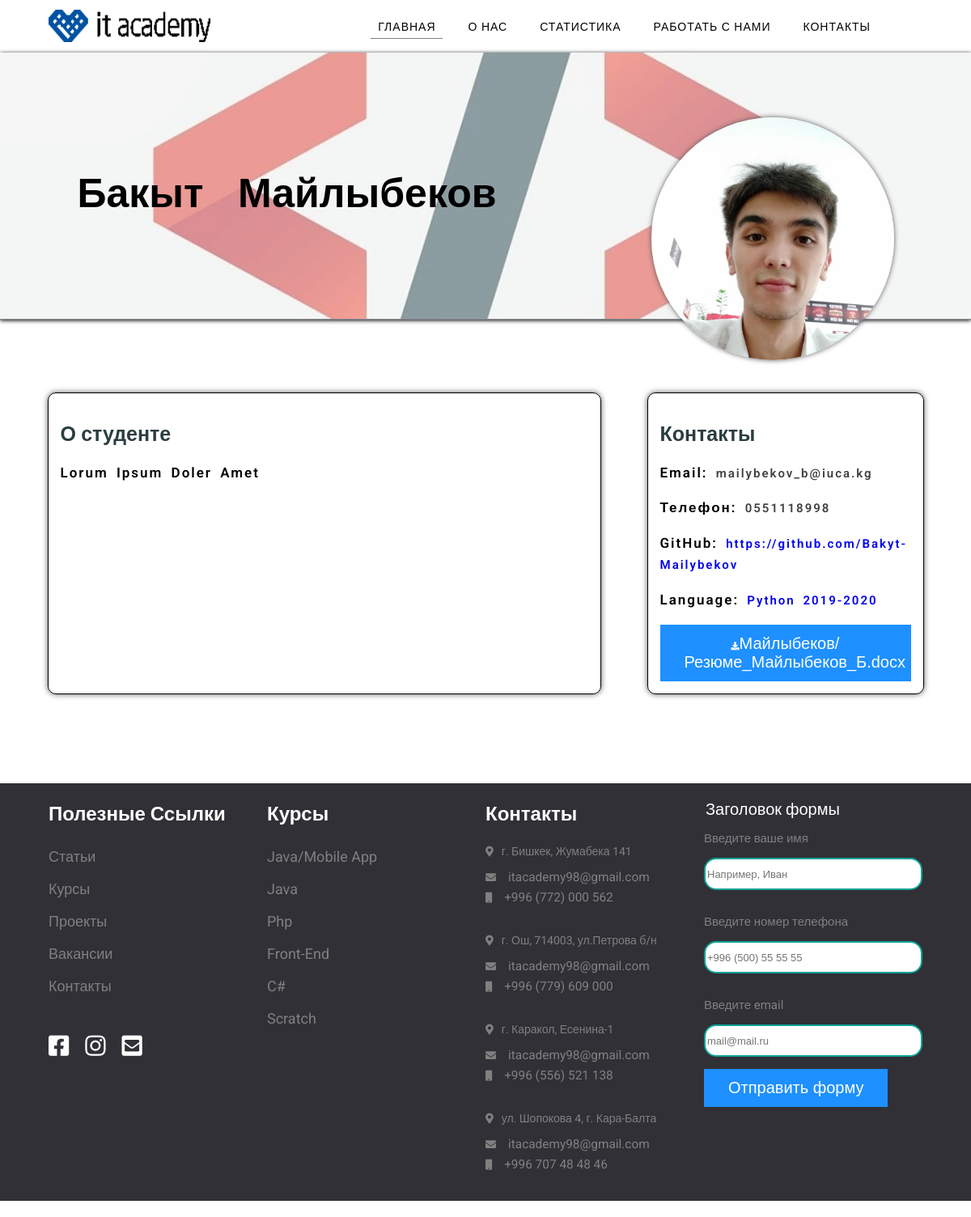
/alumni/1/, run on the app's committed database.
### kssdasite/models.py (models this page shows, shortened)
class Alumni(models.Model):
    class Meta:
        verbose_name_plural = 'Alumni'
    first_name = models.CharField(max_length=50)
    last_name = models.CharField(max_length=50)
    description = models.TextField(blank=True, null=True)
    email = models.EmailField(max_length=50, blank=True, null=True)
    github_link = models.URLField(blank=True, null=True)
    phone_number = models.CharField(max_length=32, blank=True, null=True)
    picture = models.ImageField(upload_to=upload_location, max_length=255, blank=True, null=True)
    cv = models.FileField(upload_to=upload_location)
    language = models.ForeignKey(Language, on_delete=models.CASCADE)

class Language(models.Model):
    name = models.CharField(max_length=50)
    year = models.ForeignKey(Year, on_delete=models.CASCADE)
    def __str__(self):
        return '%s %s' % (self.name, self.year)

class Year(models.Model):
    year = models.CharField(max_length=50)
    def __str__(self):
        return self.year

### kssdasite/views.py (the view)
# urls.py: path('alumni/<int:pk>/', AlumniDetailView.as_view(), name='alumni'),
class AlumniDetailView(DetailView):
    model = Alumni
    template_name = 'kssdasite/alumni_detail_view.html'
    context_object_name = 'alumni'

### kssdasite/templates/kssdasite/alumni_detail_view.html (shortened to what this page needs)
{% load static %}
<!DOCTYPE html>
<html lang="ru">
<head>
	<link rel="stylesheet" type="text/css" href="{% static 'kssdasite/Front2/css/all-styles.css'%}">
	<link rel="stylesheet" type="text/css" href="{% static 'kssdasite/Front2/css/header-style.css'%}">
	<link rel="stylesheet" type="text/css" href="{% static 'kssdasite/Front2/css/body-style-profile.css'%}">
	<link rel="stylesheet" type="text/css" href="{% static 'kssdasite/Front2/css/footer-style.css'%}">
	<link rel="stylesheet" type="text/css" href="{% static 'kssdasite/Front2/css/font-awesome/css/all.min.css'%}">
</head>
<body>
	<div class="wrapper">
			<div class="top-menu">
				<div class="header">
					<a href=""><img class="logo" src="{% static 'kssdasite/Front2/img/logo2.png'%}" alt="IT-academy"></a>
					<div class="menu-header">
						<div class="h-menu">
							<ul class="navbar-h">
								<li class="first-home active"><a href="{% url 'index_url' %}">ГЛАВНАЯ</a></li>
								<li class="second-about-us"><a href="{% url 'index_url' %}#about-us">О НАС</a></li>
								<li class="third-st"><a href="{% url 'index_url' %}#statistics">СТАТИСТИКА</a></li>
								<li class="fifth-work"><a href="#work-with-us">РАБОТАТЬ С НАМИ </a>
							</li>
								<li class="sixth-contacts"><a href="{% url 'index_url' %}#contacts">КОНТАКТЫ</a></li>
							</ul>
						</div>
					</div>
				</div>
			</div>
		</div>
	<div class="wrapper">
		<div class="banner">
			<div class="banner-whiteness"></div>
			<div class="stud-discription">
				<h2 id="first_name">{{ alumni.first_name }}</h2>
				<h2 id="last_name">{{ alumni.last_name }}</h2>
			</div>
			<div class="stud_ava">
				<img id="picture" src="{{ alumni.picture.url }}" alt="">
			</div>
		</div>
		<div class="discriptions">
			<div class="aboutStud">
				<h2>О студенте</h2>
				<p class="discription">{{ alumni.description }}</p>
			</div>
			<div class="stud-contacts">
				<h2>Контакты</h2>
				<p>Email: <span id="email">{{ alumni.email }}</span></p>
				<p>Телефон: <span id="phone_number">{{ alumni.phone_number }}</span></p>
				<p>GitHub: <a href="#" id="github_link">{{ alumni.github_link }}</a></p>
				<p>Language: <a href="#" id="github_link">{{ alumni.language }}</a></p>
				<button class="btn" style="width:100%"><i class="fa fa-download"></i>{{ alumni.cv }}</button>
			</div>
		</div>
	</div>
	<div class="sixth-bock">
		<div class="footer">
			<div class="footer-link f-link">
				<h3>Полезные Ссылки</h3>
				<ul>
					<li><a href=""> Статьи</a></li>
					<li><a href=""> Курсы</a></li>
					<li><a href="{% url 'projects_url' %}"> Проекты</a></li>
					<li><a href="{% url 'ads' %}"> Вакансии</a></li>
					<li><a href="{% url 'index_url' %}#contacts"> Контакты</a></li>
				</ul>
				<div class="icon-media">
					<a href=""><i class="fab fa-facebook-square"></i></a>
					<a href=""><i class="fab fa-instagram"></i></a>
					<a href=""><i class="fas fa-envelope-square"></i></a>
				</div>
			</div>
			<div class="footer-courses f-link">
				<h3>Курсы</h3>
				<ul>
					<li><a href=""> Java/Mobile App</a></li>
					<li><a href=""> Java</a></li>
					<li><a href=""> Php</a></li>
					<li><a href=""> Front-End</a></li>
					<li><a href=""> C#</a></li>
					<li><a href=""> Scratch</a></li>
				</ul>
			</div>
			<div class="footer-contacts f-link">
				<h3>Контакты</h3>
				<div class="text-footer-contacts bish">
					<ul>
						<li><span><i class="fas fa-map-marker-alt"></i></span></i>г. Бишкек, Жумабека 141</li>
						<li><span><i class="fas fa-envelope"></i></span><a href="mailto:itacademy98@gmail.com">itacademy98@gmail.com</a></li>
					<li><span><i class="fas fa-mobile"></i></span><a href="tel:+996772000562">+996 (772) 000 562</a></li>
					</ul>
				</div>
				<div class="text-footer-contacts osh">
					<ul>
						<li><span><i class="fas fa-map-marker-alt"></i></span>г. Ош, 714003, ул.Петрова б/н</li>
						<li><span><i class="fas fa-envelope"></i></span><a href="mailto:itacademy98@gmail.com">itacademy98@gmail.com</a></li>
						<li><span><i class="fas fa-mobile"></i></span><a href="tel:+996779609000">+996 (779) 609 000</a></li>
					</ul>
				</div>
				<div class="text-footer-contacts karakol">
					<ul>
						<li><span><i class="fas fa-map-marker-alt"></i></span>г. Каракол, Есенина-1</li>
						<li><span><i class="fas fa-envelope"></i></span><a href="mailto:itacademy98@gmail.com">itacademy98@gmail.com</a></li>
					<li><span><i class="fas fa-mobile"></i></span><a href="tel:+996556521138">+996 (556) 521 138</a></li>
					</ul>
				</div>
				<div class="text-footer-contacts kara-balta">
					<ul>
						<li><span><i class="fas fa-map-marker-alt"></i></span>ул. Шопокова 4, г. Кара-Балта</li>
						<li><span><i class="fas fa-envelope"></i></span><a href="mailto:itacademy98@gmail.com">itacademy98@gmail.com</a></li>
						<li><span><i class="fas fa-mobile"></i></span><a href="tel:+9967074848 46">+996 707 48 48 46</a></li>
					</ul>
				</div>
		</div>
		<div class="conteiner-feedback f-link">
			  <div class="blank-feedback">
				  <form action="feedback.php" method="POST">
					  <legend>Заголовок формы</legend>
					  <div class="form-group">
						  <label for="">Введите ваше имя</label>
						  <input type="text" class="form-control" id="" name="user_name" placeholder="Например, Иван">
					  </div>
					  <div class="form-group">
						  <label for="">Введите номер телефона</label>
						  <input type="text" class="form-control" id="" name="user_phone" placeholder="+996 (500) 55 55 55">
					  </div>
					  <div class="form-group">
						  <label for="">Введите email</label>
						  <input type="text" class="form-control" id="" name="user_email" placeholder="mail@mail.ru">
					  </div>
					  <button type="submit" class="btn btn-primary">Отправить форму</button>
				  </form>
			  </div>
		  </div>
		</div>
	</div>
</body>
</html>

### kssdasite/static/kssdasite/Front2/css/all-styles.css (style rules this page uses)
* { box-sizing:border-box; font-size: 10px; }
html { scroll-behavior: smooth; margin: 0px 0px; padding: 0px 0px; }
body { width: 100%; height: auto; margin: 0px 0px; padding: 0px 0px; font-family: 'Roboto','Arial', sans-serif; background-size: cover; }
.wrapper { width: 100%; height: auto; max-width: 1920px; justify-content: center; position:relative; margin: 0px auto; padding: 0px 0px; }
a { text-decoration: none; }
ul { list-style: none; padding: 0px 0px; }
p { font-size: 13px; line-height: 150%; word-spacing: 4px; letter-spacing: 2px; }
@media only screen and (min-width: 600px) { * { font-size: 8px; } }
@media only screen and (min-width: 768px) { * { font-size: 8px; } }
@media only screen and (min-width: 992px) { * { font-size: 9px; } }
@media only screen and (min-width: 1200px) { * { font-size: 10px; } }

### kssdasite/static/kssdasite/Front2/css/header-style.css (style rules this page uses)
.banner { width: 100%; height: auto; border-bottom: 1px solid #85868c; box-shadow: 0px 1px 5px #000; background-color: #fff; position: fixed; margin:0 0; z-index: 2; }
.header { width: 90%; height: 65px; max-width: 1920px; min-width: 300px; margin: 0px 5%; display: flex; align-items: center; }
.menu-header { width: 100%; height: 60px; justify-content: flex-end; position: relative; align-items: center; }
.logo { width: 200px; height: 40px; position: relative; align-items: center; }
.h-menu { display: none; width: 95%; }
.header .navbar-h { display: flex; justify-content: flex-end; }
.menu-header a { color: #000; font-size: 1.4em; height: 40px; line-height: 40px; padding: 20px 20px; letter-spacing: 1px; }
.navbar-h li { position: relative; height: 100%; }
.navbar-h a::after { content:''; position:absolute; width:80%; transform:scaleX(0); height:1px; bottom: 5px; left:10%; background-color:grey; transform-origin:bottom right; transition:transform 0.25s ease-out; }
.menu-header .active a::after { color: gray; transform:scaleX(1); transform-origin:bottom right; }
@media screen and (min-width: 600px) { .banner { position: relative; } }
@media screen and (min-width: 600px) { .header { position: relative; height: 55px; } }
@media screen and (min-width: 600px) { .h-menu { display: none; } }
@media screen and (min-width: 768px) { .banner { position: relative; } }
@media screen and (min-width: 768px) { .header { position: relative; height: 55px; } }
@media screen and (min-width: 768px) { .h-menu { display: none; } }
@media screen and (min-width: 992px) { .banner { position: fixed; } }
@media screen and (min-width: 992px) { .header { position: relative; height: 55px; } }
@media screen and (min-width: 992px) { .h-menu { display: block; } }
@media screen and (min-width: 1200px) { .banner { position:fixed; } }
@media screen and (min-width: 1200px) { .header { position: relative; height: 65px; } }
@media screen and (min-width: 1200px) { .h-menu { display: block; } }

### kssdasite/static/kssdasite/Front2/css/body-style-profile.css (style rules this page uses)
.wrapper { max-width: 1920px; margin: 0 auto; }
.banner { height: 330px; max-height: 1000px; width: 100%; max-width: 1920px; background-image: url("../img/stud-profile-bg.jpg"); background-repeat: no-repeat; background-size: cover; background-position: center; z-index: -3; position: relative; display: flex; justify-content: space-around; }
.banner-whiteness { position: absolute; height: 100%; width: 100%; background-color: white; filter: opacity(0.4); z-index: -2; }
.stud-discription { position: relative; top: 140px; }
#first_name, #last_name { font-size: 5em; color: black; margin-top: 5px; display: inline-block; }
#last_name { margin-left: 40px; }
.stud_ava { width: 300px; height: 300px; border-radius: 100%; overflow: hidden; position: relative; top: 80px; box-shadow: 0 0 6px rgb(87, 87, 87); }
.stud_ava img { width: 100%; }
.discriptions { width: 95%; margin: 0 auto; position: relative; top: 90px; display: flex; justify-content: space-around; }
.aboutStud { width: 60%; height: auto; border: 1px solid rgb(0, 0, 0); box-sizing: border-box; padding: 15px; border-radius: 10px; box-shadow: 0 0 7px rgb(92, 92, 92); }
.aboutStud h2, .stud-contacts h2 { font-size: 25px; color: rgb(43, 61, 63); }
.aboutStud p, .stud-contacts p { font-size: 17px; font-weight: 600; }
.stud-contacts { width: 30%; border: 1px solid rgb(0, 0, 0); box-sizing: border-box; padding: 15px; border-radius: 10px; box-shadow: 0 0 7px rgb(92, 92, 92); }
.stud-contacts p > span { font-size: 15px; color: rgb(65, 65, 65); }
.stud-contacts p > a { font-size: 15px; text-decoration: none; }
.btn { background-color: DodgerBlue; border: none; color: white; padding: 12px 30px; cursor: pointer; font-size: 20px; }

### data on the page
Alumni: first_name "Бакыт", last_name "Майлыбеков", picture (picture), description "Lorum Ipsum Doler Amet", email "mailybekov_b@iuca.kg", phone_number "0551118998", github_link "https://github.com/Bakyt-Mailybekov", language "Python 2019-2020", cv "Майлыбеков/Резюме_Майлыбеков_Б.docx"
